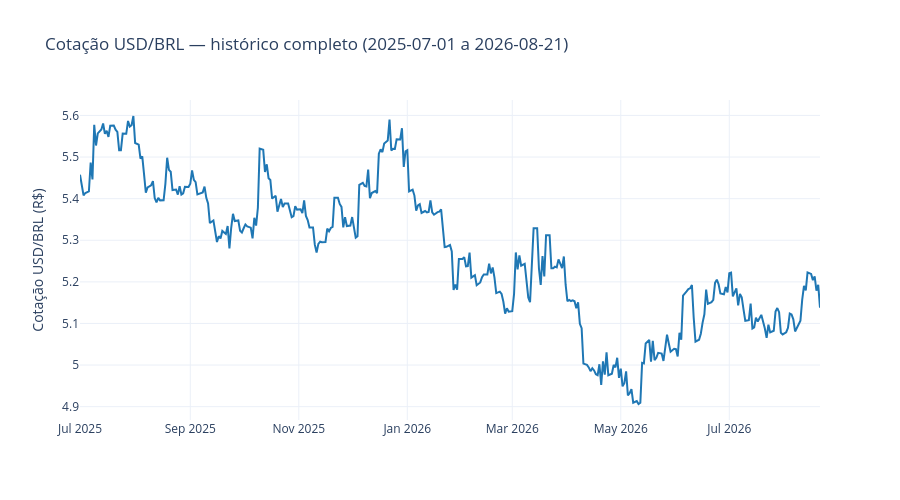

Notebook code cell kept with this figure:
### Markdown cell above
## 11. Histórico completo do dólar (interativo)

Mesma ideia da Seção 10, mas sem recortar pelo período de coleta — usa todas as cotações que existem em `data/cotacao_dolar.csv` (até ~365 dias, dependendo de quando a Seção 2 foi rodada pela última vez). O gráfico aqui é interativo (Plotly): passe o mouse sobre a linha para ver a data e a cotação exata daquele ponto.

### Code cell
if not CSV_DOLAR.exists():
    print("Ainda não há data/cotacao_dolar.csv — rode a célula da Seção 2 com sucesso primeiro.")
else:
    df_dolar_completo = pd.read_csv(CSV_DOLAR, parse_dates=["data"]).sort_values("data")

    inicio, fim = df_dolar_completo["data"].min(), df_dolar_completo["data"].max()
    cotacao_inicial = df_dolar_completo["cotacao_venda"].iloc[0]
    cotacao_final = df_dolar_completo["cotacao_venda"].iloc[-1]
    cotacao_minima = df_dolar_completo["cotacao_venda"].min()
    cotacao_maxima = df_dolar_completo["cotacao_venda"].max()
    variacao_pct = (cotacao_final - cotacao_inicial) / cotacao_inicial * 100

    print(f"Período completo: {inicio.date()} a {fim.date()} ({len(df_dolar_completo)} cotações)")
    print(f"Dólar em {inicio.date()}: R$ {cotacao_inicial:,.4f}")
    print(f"Dólar em {fim.date()}: R$ {cotacao_final:,.4f}")
    print(f"Variação no período completo: {variacao_pct:+.2f}%")
    print(f"Mínima: R$ {cotacao_minima:,.4f}  |  Máxima: R$ {cotacao_maxima:,.4f}")

    fig = go.Figure(
        go.Scatter(
            x=df_dolar_completo["data"],
            y=df_dolar_completo["cotacao_venda"],
            mode="lines",
            line=dict(color="#1f77b4", width=2),
            hovertemplate="%{x|%d/%m/%Y}<br>R$ %{y:.4f}<extra></extra>",
        )
    )
    fig.update_layout(
        title=f"Cotação USD/BRL — histórico completo ({inicio.date()} a {fim.date()})",
        yaxis_title="Cotação USD/BRL (R$)",
        template="plotly_white",
        hovermode="x unified",
        height=500,
    )
    fig.show()

### Figure 1 — Plotly figure (JSON) as saved in the notebook; plotly's stock layout.template omitted (floating-point values rounded to 4 significant figures; data arrays with more than 128 entries replaced by an {"elided": "..."} marker saying what was removed)
{"data": [{"hovertemplate": "%{x|%d/%m/%Y}<br>R$ %{y:.4f}<extra></extra>", "line": {"color": "#1f77b4", "width": 2}, "mode": "lines", "type": "scatter", "x": {"elided": "360 str values"}, "y": {"elided": "360 float values"}}], "layout": {"height": 500, "hovermode": "x unified", "title": {"text": "Cotação USD/BRL — histórico completo (2025-07-01 a 2026-08-21)"}, "yaxis": {"title": {"text": "Cotação USD/BRL (R$)"}}}}
